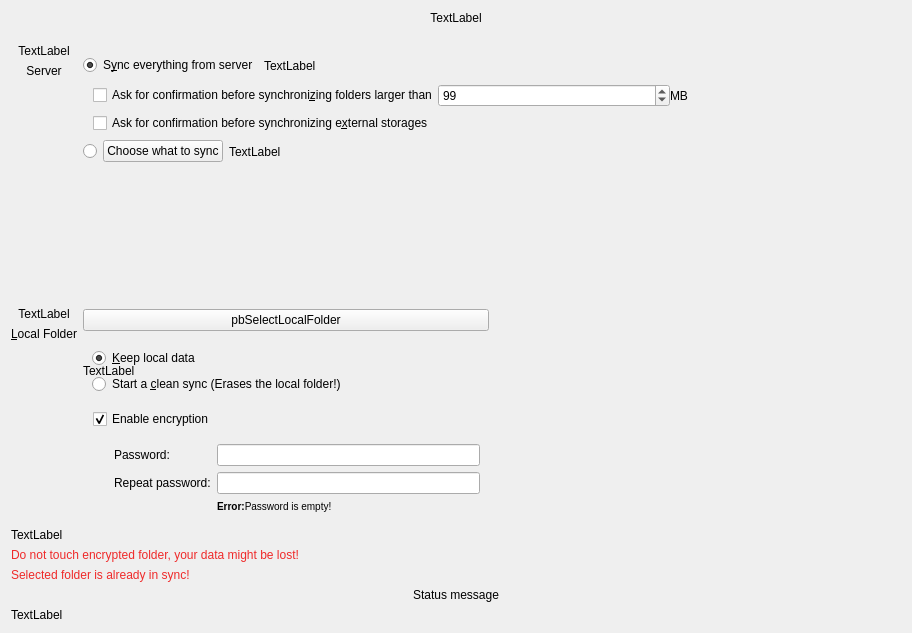
<?xml version="1.0" encoding="UTF-8"?>
<ui version="4.0">
 <class>OwncloudAdvancedSetupPage</class>
 <widget class="QWidget" name="OwncloudAdvancedSetupPage">
  <property name="geometry">
   <rect>
    <x>0</x>
    <y>0</y>
    <width>912</width>
    <height>633</height>
   </rect>
  </property>
  <property name="sizePolicy">
   <sizepolicy hsizetype="Maximum" vsizetype="Maximum">
    <horstretch>0</horstretch>
    <verstretch>0</verstretch>
   </sizepolicy>
  </property>
  <property name="windowTitle">
   <string notr="true">Form</string>
  </property>
  <layout class="QVBoxLayout" name="verticalLayout_4">
   <item>
    <widget class="QLabel" name="topLabel">
     <property name="sizePolicy">
      <sizepolicy hsizetype="Preferred" vsizetype="Fixed">
       <horstretch>0</horstretch>
       <verstretch>0</verstretch>
      </sizepolicy>
     </property>
     <property name="text">
      <string notr="true">TextLabel</string>
     </property>
     <property name="textFormat">
      <enum>Qt::RichText</enum>
     </property>
     <property name="alignment">
      <set>Qt::AlignCenter</set>
     </property>
     <property name="wordWrap">
      <bool>true</bool>
     </property>
    </widget>
   </item>
   <item>
    <spacer name="verticalSpacer_2">
     <property name="orientation">
      <enum>Qt::Vertical</enum>
     </property>
     <property name="sizeType">
      <enum>QSizePolicy::Fixed</enum>
     </property>
     <property name="sizeHint" stdset="0">
      <size>
       <width>20</width>
       <height>13</height>
      </size>
     </property>
    </spacer>
   </item>
   <item>
    <layout class="QGridLayout" name="gridLayout">
     <item row="0" column="0">
      <layout class="QVBoxLayout" name="verticalLayout_2">
       <item>
        <widget class="QLabel" name="lServerIcon">
         <property name="text">
          <string>TextLabel</string>
         </property>
         <property name="alignment">
          <set>Qt::AlignCenter</set>
         </property>
        </widget>
       </item>
       <item>
        <widget class="QLabel" name="lServer">
         <property name="text">
          <string>Server</string>
         </property>
         <property name="alignment">
          <set>Qt::AlignCenter</set>
         </property>
        </widget>
       </item>
       <item>
        <spacer name="verticalSpacer_3">
         <property name="orientation">
          <enum>Qt::Vertical</enum>
         </property>
         <property name="sizeHint" stdset="0">
          <size>
           <width>20</width>
           <height>40</height>
          </size>
         </property>
        </spacer>
       </item>
      </layout>
     </item>
     <item row="6" column="1">
      <widget class="QWidget" name="passwords" native="true">
       <property name="enabled">
        <bool>true</bool>
       </property>
       <layout class="QGridLayout" name="gridLayout_7">
        <item row="0" column="2">
         <widget class="QLineEdit" name="password1">
          <property name="echoMode">
           <enum>QLineEdit::Password</enum>
          </property>
         </widget>
        </item>
        <item row="2" column="1">
         <widget class="QLabel" name="label_3">
          <property name="text">
           <string>Repeat password:</string>
          </property>
         </widget>
        </item>
        <item row="0" column="1">
         <widget class="QLabel" name="label">
          <property name="text">
           <string>Password:</string>
          </property>
         </widget>
        </item>
        <item row="3" column="2">
         <widget class="QLabel" name="passwords_label">
          <property name="text">
           <string>&lt;p&gt;&lt;small&gt;&lt;strong&gt;Error:&lt;/strong&gt;Password is empty!&lt;/small&gt;&lt;/p&gt;</string>
          </property>
         </widget>
        </item>
        <item row="0" column="0">
         <spacer name="horizontalSpacer_7">
          <property name="orientation">
           <enum>Qt::Horizontal</enum>
          </property>
          <property name="sizeType">
           <enum>QSizePolicy::Fixed</enum>
          </property>
          <property name="sizeHint" stdset="0">
           <size>
            <width>22</width>
            <height>20</height>
           </size>
          </property>
         </spacer>
        </item>
        <item row="2" column="2">
         <widget class="QLineEdit" name="password2">
          <property name="echoMode">
           <enum>QLineEdit::Password</enum>
          </property>
         </widget>
        </item>
       </layout>
      </widget>
     </item>
     <item row="2" column="0" rowspan="3">
      <layout class="QVBoxLayout" name="verticalLayout_3">
       <item>
        <widget class="QLabel" name="lLocalIcon">
         <property name="text">
          <string>TextLabel</string>
         </property>
         <property name="alignment">
          <set>Qt::AlignCenter</set>
         </property>
        </widget>
       </item>
       <item>
        <widget class="QLabel" name="lLocal">
         <property name="sizePolicy">
          <sizepolicy hsizetype="Minimum" vsizetype="Preferred">
           <horstretch>0</horstretch>
           <verstretch>0</verstretch>
          </sizepolicy>
         </property>
         <property name="text">
          <string>&amp;Local Folder</string>
         </property>
         <property name="alignment">
          <set>Qt::AlignCenter</set>
         </property>
         <property name="buddy">
          <cstring>pbSelectLocalFolder</cstring>
         </property>
        </widget>
       </item>
       <item>
        <spacer name="verticalSpacer_4">
         <property name="orientation">
          <enum>Qt::Vertical</enum>
         </property>
         <property name="sizeHint" stdset="0">
          <size>
           <width>20</width>
           <height>40</height>
          </size>
         </property>
        </spacer>
       </item>
      </layout>
     </item>
     <item row="2" column="1" rowspan="2">
      <widget class="QPushButton" name="pbSelectLocalFolder">
       <property name="sizePolicy">
        <sizepolicy hsizetype="MinimumExpanding" vsizetype="Fixed">
         <horstretch>0</horstretch>
         <verstretch>0</verstretch>
        </sizepolicy>
       </property>
       <property name="text">
        <string>pbSelectLocalFolder</string>
       </property>
      </widget>
     </item>
     <item row="5" column="1">
      <layout class="QVBoxLayout" name="verticalLayout_6">
       <item>
        <layout class="QHBoxLayout" name="horizontalLayout_5">
         <item>
          <spacer name="horizontalSpacer_5">
           <property name="orientation">
            <enum>Qt::Horizontal</enum>
           </property>
           <property name="sizeType">
            <enum>QSizePolicy::Fixed</enum>
           </property>
           <property name="sizeHint" stdset="0">
            <size>
             <width>10</width>
             <height>20</height>
            </size>
           </property>
          </spacer>
         </item>
         <item>
          <widget class="QCheckBox" name="encryptionState">
           <property name="sizePolicy">
            <sizepolicy hsizetype="Minimum" vsizetype="Fixed">
             <horstretch>0</horstretch>
             <verstretch>0</verstretch>
            </sizepolicy>
           </property>
           <property name="text">
            <string>Enable encryption</string>
           </property>
           <property name="checked">
            <bool>true</bool>
           </property>
          </widget>
         </item>
         <item>
          <spacer name="horizontalSpacer_6">
           <property name="orientation">
            <enum>Qt::Horizontal</enum>
           </property>
           <property name="sizeHint" stdset="0">
            <size>
             <width>40</width>
             <height>20</height>
            </size>
           </property>
          </spacer>
         </item>
        </layout>
       </item>
      </layout>
     </item>
     <item row="1" column="1">
      <spacer name="verticalSpacer">
       <property name="orientation">
        <enum>Qt::Vertical</enum>
       </property>
       <property name="sizeType">
        <enum>QSizePolicy::MinimumExpanding</enum>
       </property>
       <property name="sizeHint" stdset="0">
        <size>
         <width>20</width>
         <height>40</height>
        </size>
       </property>
      </spacer>
     </item>
     <item row="0" column="1" colspan="2">
      <widget class="QWidget" name="widget" native="true">
       <layout class="QVBoxLayout" name="verticalLayout">
        <property name="leftMargin">
         <number>0</number>
        </property>
        <property name="rightMargin">
         <number>0</number>
        </property>
        <item>
         <layout class="QHBoxLayout" name="horizontalLayout_2">
          <item>
           <widget class="QRadioButton" name="rSyncEverything">
            <property name="text">
             <string>S&amp;ync everything from server</string>
            </property>
            <property name="checked">
             <bool>true</bool>
            </property>
           </widget>
          </item>
          <item>
           <widget class="QLabel" name="lSyncEverythingSizeLabel">
            <property name="text">
             <string notr="true">TextLabel</string>
            </property>
            <property name="textFormat">
             <enum>Qt::PlainText</enum>
            </property>
           </widget>
          </item>
          <item>
           <spacer name="horizontalSpacer_3">
            <property name="orientation">
             <enum>Qt::Horizontal</enum>
            </property>
            <property name="sizeHint" stdset="0">
             <size>
              <width>40</width>
              <height>20</height>
             </size>
            </property>
           </spacer>
          </item>
         </layout>
        </item>
        <item>
         <layout class="QGridLayout" name="gridLayout_2">
          <property name="horizontalSpacing">
           <number>0</number>
          </property>
          <item row="0" column="0">
           <spacer name="horizontalSpacer_4">
            <property name="orientation">
             <enum>Qt::Horizontal</enum>
            </property>
            <property name="sizeType">
             <enum>QSizePolicy::Minimum</enum>
            </property>
            <property name="sizeHint" stdset="0">
             <size>
              <width>10</width>
              <height>20</height>
             </size>
            </property>
           </spacer>
          </item>
          <item row="0" column="1">
           <layout class="QHBoxLayout" name="horizontalLayout_3">
            <item>
             <widget class="QCheckBox" name="confCheckBoxSize">
              <property name="text">
               <string>Ask for confirmation before synchroni&amp;zing folders larger than</string>
              </property>
             </widget>
            </item>
            <item>
             <widget class="QSpinBox" name="confSpinBox">
              <property name="maximum">
               <number>999999</number>
              </property>
              <property name="value">
               <number>99</number>
              </property>
             </widget>
            </item>
            <item>
             <widget class="QLabel" name="confTraillingSizeLabel">
              <property name="text">
               <string extracomment="Trailing part of &quot;Ask confirmation before syncing folder larger than&quot; ">MB</string>
              </property>
             </widget>
            </item>
           </layout>
          </item>
          <item row="1" column="1">
           <widget class="QCheckBox" name="confCheckBoxExternal">
            <property name="text">
             <string>Ask for confirmation before synchronizing e&amp;xternal storages</string>
            </property>
           </widget>
          </item>
         </layout>
        </item>
        <item>
         <layout class="QHBoxLayout" name="horizontalLayout">
          <item>
           <widget class="QRadioButton" name="rSelectiveSync">
            <property name="sizePolicy">
             <sizepolicy hsizetype="Minimum" vsizetype="Minimum">
              <horstretch>0</horstretch>
              <verstretch>0</verstretch>
             </sizepolicy>
            </property>
            <property name="text">
             <string/>
            </property>
           </widget>
          </item>
          <item>
           <widget class="QPushButton" name="bSelectiveSync">
            <property name="text">
             <string>Choose what to sync</string>
            </property>
           </widget>
          </item>
          <item>
           <widget class="QLabel" name="lSelectiveSyncSizeLabel">
            <property name="text">
             <string notr="true">TextLabel</string>
            </property>
            <property name="textFormat">
             <enum>Qt::PlainText</enum>
            </property>
           </widget>
          </item>
          <item>
           <spacer name="horizontalSpacer">
            <property name="orientation">
             <enum>Qt::Horizontal</enum>
            </property>
            <property name="sizeHint" stdset="0">
             <size>
              <width>40</width>
              <height>20</height>
             </size>
            </property>
           </spacer>
          </item>
         </layout>
        </item>
       </layout>
      </widget>
     </item>
     <item row="2" column="2">
      <spacer name="horizontalSpacer_2">
       <property name="orientation">
        <enum>Qt::Horizontal</enum>
       </property>
       <property name="sizeHint" stdset="0">
        <size>
         <width>40</width>
         <height>20</height>
        </size>
       </property>
      </spacer>
     </item>
     <item row="4" column="1" colspan="2">
      <widget class="QWidget" name="resolutionWidget" native="true">
       <property name="sizePolicy">
        <sizepolicy hsizetype="Preferred" vsizetype="Fixed">
         <horstretch>0</horstretch>
         <verstretch>0</verstretch>
        </sizepolicy>
       </property>
       <layout class="QFormLayout" name="formLayout_2">
        <property name="sizeConstraint">
         <enum>QLayout::SetMinimumSize</enum>
        </property>
        <property name="fieldGrowthPolicy">
         <enum>QFormLayout::ExpandingFieldsGrow</enum>
        </property>
        <item row="1" column="0" colspan="2">
         <widget class="QRadioButton" name="radioButton">
          <property name="text">
           <string>&amp;Keep local data</string>
          </property>
          <property name="checked">
           <bool>true</bool>
          </property>
         </widget>
        </item>
        <item row="2" column="0" colspan="2">
         <widget class="QRadioButton" name="cbSyncFromScratch">
          <property name="toolTip">
           <string>&lt;html&gt;&lt;head/&gt;&lt;body&gt;&lt;p&gt;If this box is checked, existing content in the local folder will be erased to start a clean sync from the server.&lt;/p&gt;&lt;p&gt;Do not check this if the local content should be uploaded to the servers folder.&lt;/p&gt;&lt;/body&gt;&lt;/html&gt;</string>
          </property>
          <property name="text">
           <string>Start a &amp;clean sync (Erases the local folder!)</string>
          </property>
          <property name="checkable">
           <bool>true</bool>
          </property>
         </widget>
        </item>
       </layout>
      </widget>
     </item>
     <item row="1" column="1">
      <spacer name="verticalSpacer">
       <property name="orientation">
        <enum>Qt::Vertical</enum>
       </property>
       <property name="sizeType">
        <enum>QSizePolicy::MinimumExpanding</enum>
       </property>
       <property name="sizeHint" stdset="0">
        <size>
         <width>20</width>
         <height>40</height>
        </size>
       </property>
      </spacer>
     </item>
     <item row="4" column="1">
      <widget class="QLabel" name="lFreeSpace">
       <property name="text">
        <string notr="true">TextLabel</string>
       </property>
      </widget>
     </item>
=======
>>>>>>> 6cd6bb60b... disabled cryptfs
    </layout>
   </item>
   <item>
    <widget class="QLabel" name="errorLabel">
     <property name="text">
      <string notr="true">TextLabel</string>
     </property>
    </widget>
   </item>
   <item>
    <widget class="QLabel" name="encryptionNotice">
     <property name="autoFillBackground">
      <bool>false</bool>
     </property>
     <property name="text">
      <string>&lt;html&gt;&lt;head/&gt;&lt;body&gt;&lt;p&gt;&lt;span style=&quot; color:#ef2929;&quot;&gt;Do not touch encrypted folder, your data might be lost!&lt;/span&gt;&lt;/p&gt;&lt;/body&gt;&lt;/html&gt;</string>
     </property>
    </widget>
   </item>
   <item>
    <widget class="QLabel" name="sameFolderLabel">
     <property name="text">
      <string>&lt;html&gt;&lt;head/&gt;&lt;body&gt;&lt;p&gt;&lt;span style=&quot; color:#ef2929;&quot;&gt;Selected folder is already in sync!&lt;/span&gt;&lt;/p&gt;&lt;/body&gt;&lt;/html&gt;</string>
     </property>
    </widget>
   </item>
   <item>
    <widget class="QLabel" name="syncModeLabel">
     <property name="text">
      <string notr="true">Status message</string>
     </property>
     <property name="textFormat">
      <enum>Qt::RichText</enum>
     </property>
     <property name="alignment">
      <set>Qt::AlignCenter</set>
     </property>
     <property name="wordWrap">
      <bool>true</bool>
     </property>
    </widget>
   </item>
   <item>
    <layout class="QHBoxLayout" name="resultLayout"/>
   </item>
   <item>
    <widget class="QLabel" name="bottomLabel">
     <property name="text">
      <string notr="true">TextLabel</string>
     </property>
     <property name="textFormat">
      <enum>Qt::RichText</enum>
     </property>
    </widget>
   </item>
  </layout>
 </widget>
 <resources/>
 <connections>
  <connection>
   <sender>rSyncEverything</sender>
   <signal>toggled(bool)</signal>
   <receiver>confCheckBoxSize</receiver>
   <slot>setEnabled(bool)</slot>
   <hints>
    <hint type="sourcelabel">
     <x>217</x>
     <y>78</y>
    </hint>
    <hint type="destinationlabel">
     <x>298</x>
     <y>126</y>
    </hint>
   </hints>
  </connection>
  <connection>
   <sender>rSyncEverything</sender>
   <signal>toggled(bool)</signal>
   <receiver>confSpinBox</receiver>
   <slot>setEnabled(bool)</slot>
   <hints>
    <hint type="sourcelabel">
     <x>311</x>
     <y>83</y>
    </hint>
    <hint type="destinationlabel">
     <x>952</x>
     <y>134</y>
    </hint>
   </hints>
  </connection>
  <connection>
   <sender>rSyncEverything</sender>
   <signal>toggled(bool)</signal>
   <receiver>confTraillingSizeLabel</receiver>
   <slot>setEnabled(bool)</slot>
   <hints>
    <hint type="sourcelabel">
     <x>277</x>
     <y>76</y>
    </hint>
    <hint type="destinationlabel">
     <x>1076</x>
     <y>136</y>
    </hint>
   </hints>
  </connection>
  <connection>
   <sender>rSyncEverything</sender>
   <signal>toggled(bool)</signal>
   <receiver>confCheckBoxExternal</receiver>
   <slot>setEnabled(bool)</slot>
   <hints>
    <hint type="sourcelabel">
     <x>181</x>
     <y>78</y>
    </hint>
    <hint type="destinationlabel">
     <x>382</x>
     <y>174</y>
    </hint>
   </hints>
  </connection>
 </connections>
</ui>
